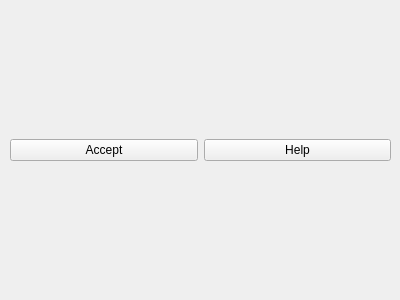
<?xml version="1.0" encoding="UTF-8"?>
<ui version="4.0">
 <class>simpleUI</class>
 <widget class="QWidget" name="simpleUI">
  <property name="geometry">
   <rect>
    <x>0</x>
    <y>0</y>
    <width>400</width>
    <height>300</height>
   </rect>
  </property>
  <property name="windowTitle">
   <string>simpleUI</string>
  </property>
  <widget class="QWidget" name="horizontalLayoutWidget">
   <property name="geometry">
    <rect>
     <x>10</x>
     <y>10</y>
     <width>381</width>
     <height>281</height>
    </rect>
   </property>
   <layout class="QHBoxLayout" name="horizontalLayout">
    <item>
     <widget class="QPushButton" name="btnAccept">
      <property name="text">
       <string>Accept</string>
      </property>
     </widget>
    </item>
    <item>
     <widget class="QPushButton" name="btnHelp">
      <property name="text">
       <string>Help</string>
      </property>
     </widget>
    </item>
   </layout>
  </widget>
 </widget>
 <resources/>
 <connections/>
</ui>
